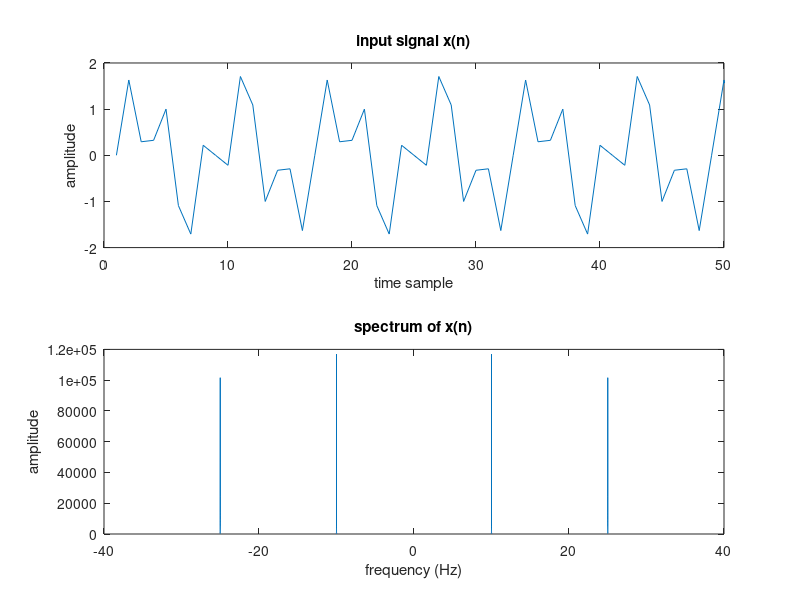

This chart was generated by the following MATLAB code: (Note: this script raises an error after producing the figure.)
clc;
clear all;
close all;

fs=80;
n=0:1/fs:2999;
x=sin(20*pi*n)+sin(50*pi*n);

xi=fftshift(fft(x));
N1=length(xi);
k11=(fs/N1)*(-N1/2:N1/2-1);

figure;
subplot(2,1,1)
plot(x)
xlim([0 50])
title('input signal x(n)')
xlabel('time sample')
ylabel('amplitude')

subplot(2,1,2)
plot(k11,abs(xi))
title('spectrum of x(n)')
xlabel('frequency (Hz)')
ylabel('amplitude')


%down sampling;

x2=downsample(x,2);

fs1=fs/2;
disp("sampling frequency after down sampling(in Hz)= "+ num2str(fs1))
x_d=fftshift(fft(x2));
N1=length(x_d);
k1=(fs1/N1)*(-N1/2:N1/2-1);

figure;
subplot(2,2,1)
plot(x)
xlim([0 50])
title('input signal x(n)')
xlabel('time sample')
ylabel('amplitude')

subplot(2,2,2)
plot(x2)
title('x_n up sampled by 2 (x_d)')
xlabel('time sample')
ylabel('amplitude')
xlim([0 50])


subplot(2,2,3)
plot(k11,abs(xi))
title('spectrum of x(n)')
xlabel('frequency (Hz)')
ylabel('amplitude')


subplot(2,2,4)
plot(k1,abs(x_d))
title('spectrum of down sampled signal ')
xlabel('frequency (Hz)')
ylabel('amplitude')


%----Q2_a completed---



%Q2_b----
% --filter in f- domain before down sampling

wc=0.25;
T1=length(x);
h1=fir1(T1-1,wc,'low');
den=[1];

H=fft(h1);
x_s=fft(x);
pp=H.*x_s;
x4=fftshift(H.*x_s);
x3=ifft(pp);


% x3=filter(h1,den,x);
% x4=fftshift(fft(x3));


N2=length(x4);
k2=(fs/N2)*(-N2/2:N2/2-1);

figure;
subplot(2,1,1)
plot(x3)
title('low pass filter output ')
xlabel('time sample')
ylabel('amplitude')
xlim([0 50])
subplot(2,1,2)
plot(k2,abs(x4))
title('spectrum of lowpass filter output ')
xlabel('frequency (Hz)')
ylabel('amplitude')

%again down sampling

x2=downsample(x3,2);
fs1=fs/2;
%disp("sampling frequency after down sampling(in Hz)= "+ num2str(fs1))
x_d=fftshift(fft(x2));
N1=length(x_d);
k1=(fs1/N1)*(-N1/2:N1/2-1);

figure;

subplot(2,1,1)
plot(x2)
title('x_n down sampled by 2 (x_d)')
xlabel('time sample')
ylabel('amplitude')
xlim([0 50])

subplot(2,1,2)
plot(k1,abs(x_d))
title('spectrum of down sampled signal ')
xlabel('frequency (Hz)')
ylabel('amplitude')



